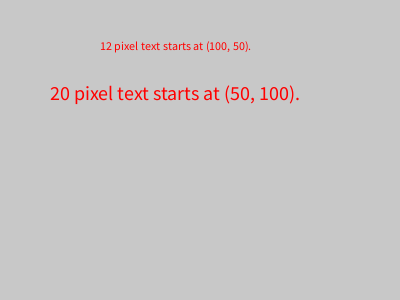
Frame 1 (no input)
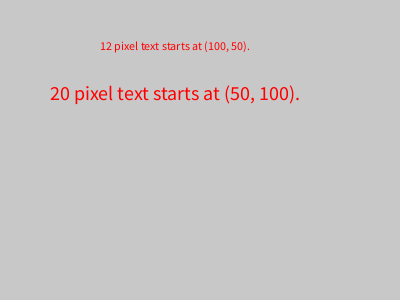
Frame 60 (the mouse pressed at the canvas centre just before this capture)
Frame 120 (the mouse held since frame 60 and released just before this capture): identical to frame 60, image omitted

The Processing sketch that drew these frames (run headless with seeded random() and noise(); from frame 60 on, the mouse is pressed at the canvas centre):

// Processing sketch: sketch011a
// ── sketch011a.pde
void setup ()
{
  size (400, 300);
  fill (255, 0, 0);
}

void draw ()
{
  background(200);
  textSize(12);
  text ("12 pixel text starts at (100, 50).", 100, 50);
  textSize (20);
  text ("20 pixel text starts at (50, 100).", 50, 100);
}
